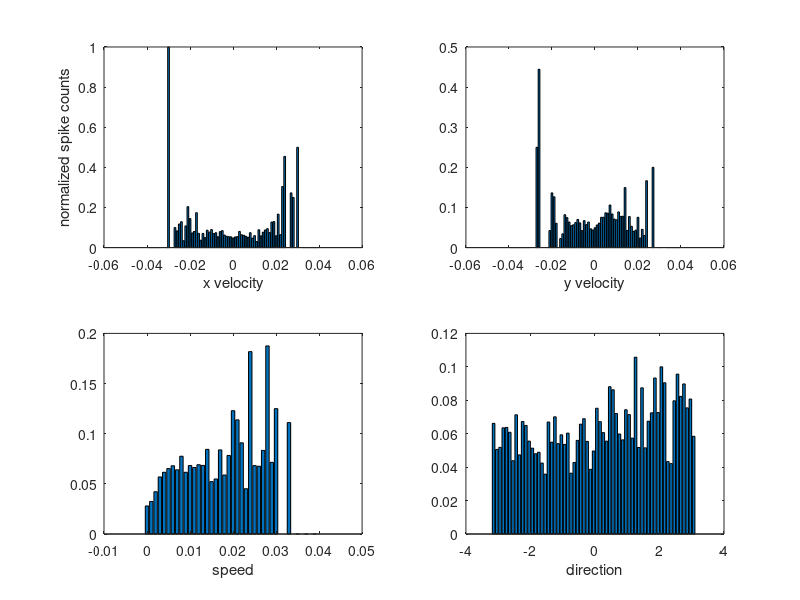

Here is the MATLAB script that generated this plot:
% script glm_part2.m
% MATLAB script to constuct and visualize GLM models of spiking against 
% other covariates individually.  
% The script is initialized to visualize the raw data in the form of 
% occupancy normalized histograms.  Use this to constuct GLM models 
% and compare them to the histograms 

% load the rat trajectory and spiking data;
load('glm_data.mat');

% Find spike bin index for occupancy normalized histograms
ind = [];
for numspikes = 1:max(spikes_binned),
    ind = [ind; find(spikes_binned >= numspikes)];
end;

figure;
warning('off');
set(gcf,'Name','Occupancy Normalized Histograms');

% Histogram of spiking to x-velocity
subplot(2,2,1);
    velocities = -.04:.001:.04;
    bar(velocities,hist(vxN(ind),velocities)./hist(vxN,velocities));
    ylabel('normalized spike counts');
    xlabel('x velocity');
%     b=glmfit([??],spikes_binned,'poisson');
%     hold on;
%     plot(velocities,exp(???),'r');
    
    
% Histogram of spiking to y-velocity 
subplot(2,2,2);
    bar(velocities,hist(vyN(ind),velocities)./hist(vyN,velocities));
    xlabel('y velocity');
%    b=glmfit([???],spikes_binned,'poisson');
%    hold on;
%    plot(velocities,exp(????),'r');

% Histogram of spiking to movement speed 
subplot(2,2,3);
    rs = 0:.001:.04;
    bar(rs,hist(r(ind),rs)./hist(r,rs));
    xlabel('speed');
%    b=glmfit(r,spikes_binned,'poisson');    
%    hold on;
%    plot(rs,exp(????),'r');

% Histogram of spiking to movement direction
subplot(2,2,4);
    phis = -pi:.1:pi;
    bar(phis,hist(phi(ind),phis)./hist(phi,phis));
    xlabel('direction');
%    b=glmfit(phi,spikes_binned,'poisson');    
%    hold on;
%    plot(phis,exp(????),'r');
